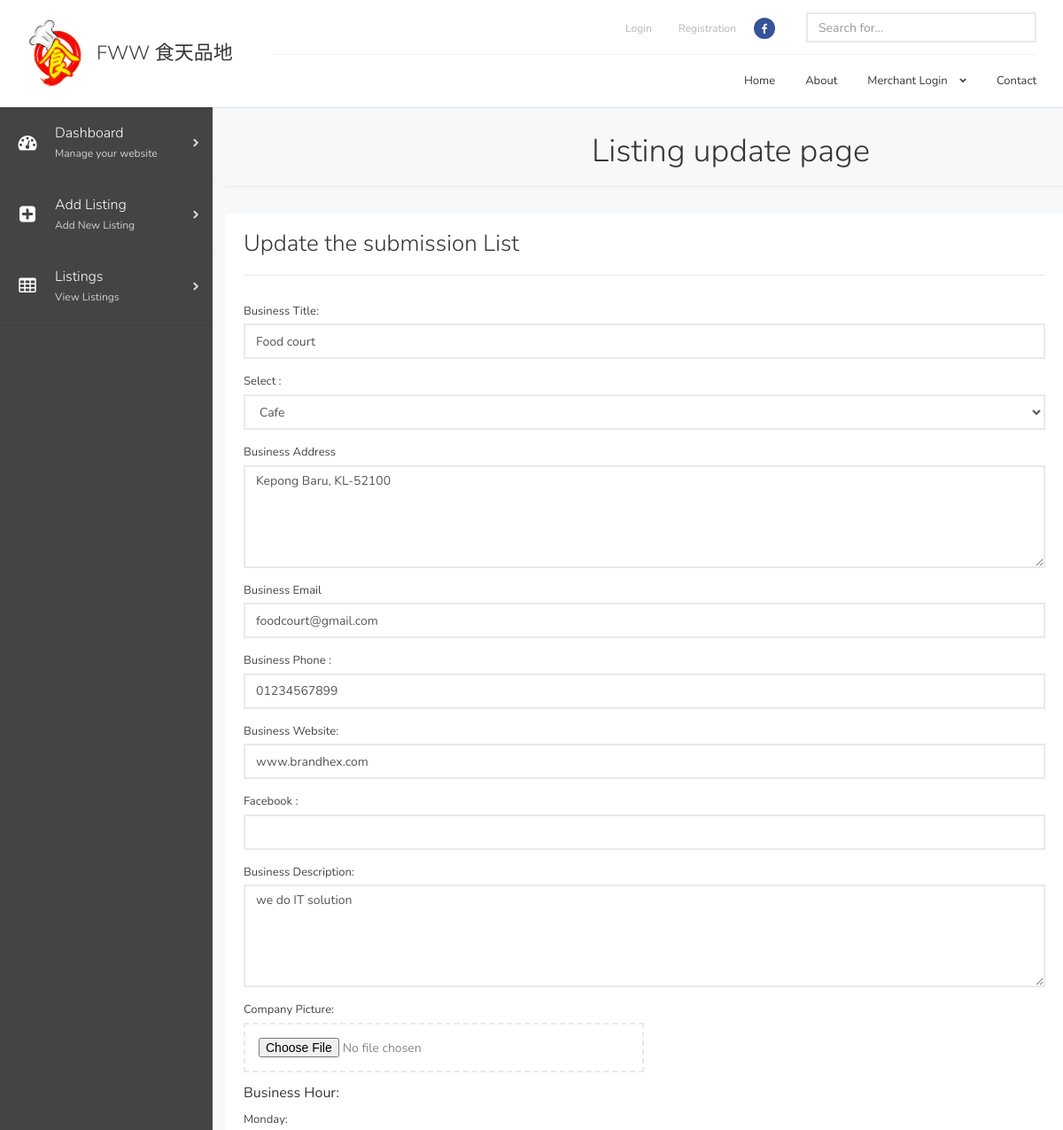
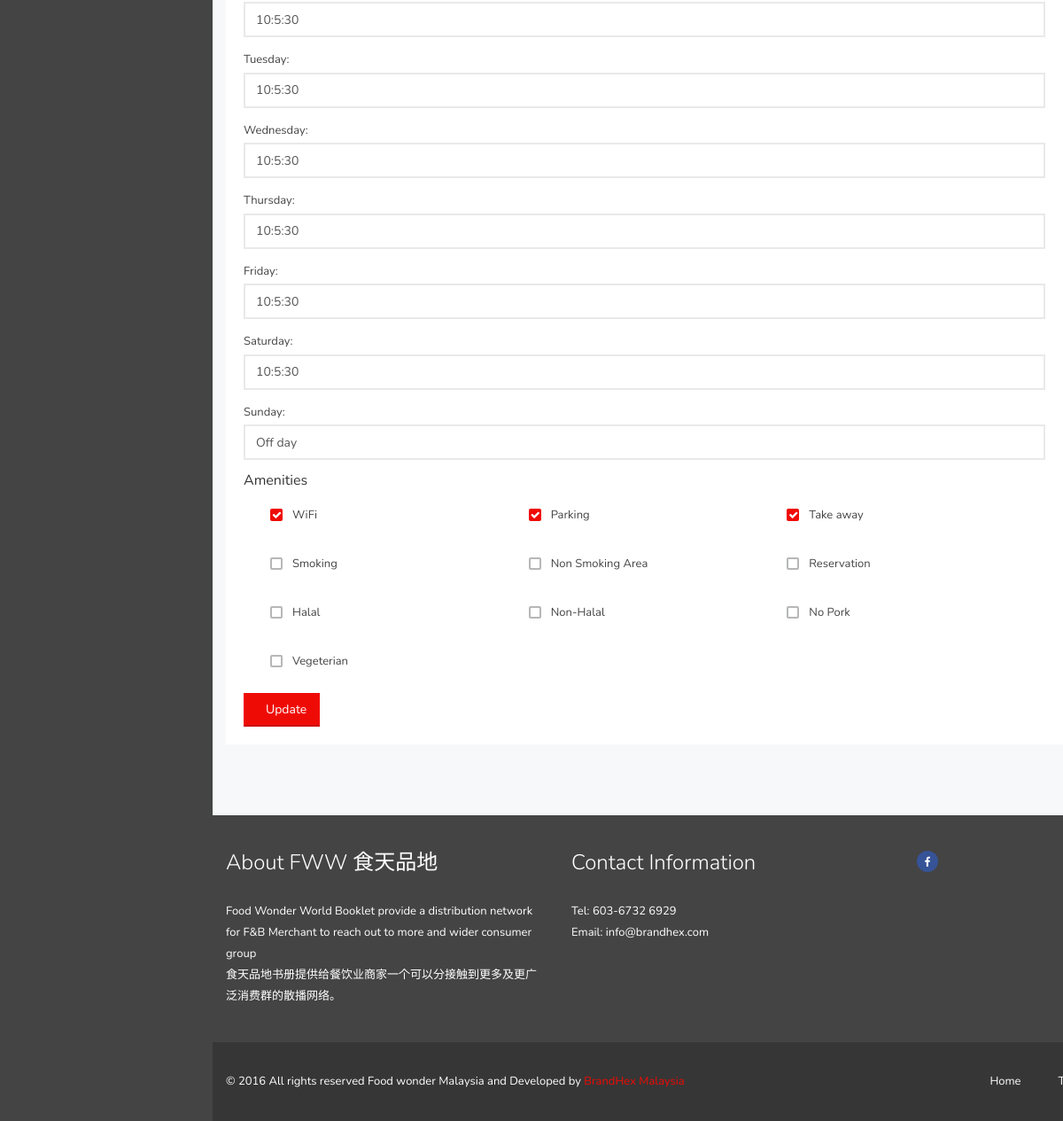
Page /?page=listing-update&id=1 (signed in) on the committed database (2 pictures, top to bottom).
### tables this page shows
CREATE TABLE `db_listing` (
`submission_list_id` int(11) NOT NULL,
  `list_title` text NOT NULL,
  `list_category` text NOT NULL,
  `list_address` text NOT NULL,
  `list_email` text NOT NULL,
  `list_phone` text NOT NULL,
  `list_website` text NOT NULL,
  `list_description` text NOT NULL,
  `company_logo` text NOT NULL,
  `list_hour_mon` text NOT NULL,
  `list_hour_tue` text NOT NULL,
  `list_hour_wed` text NOT NULL,
  `list_hour_thu` text NOT NULL,
  `list_hour_fri` text NOT NULL,
  `list_hour_sat` text NOT NULL,
  `list_hour_sun` text NOT NULL,
  `list_amen_wifi` int(11) NOT NULL,
  `list_amen_parking` int(11) NOT NULL,
  `list_amen_takeaway` int(11) NOT NULL,
  `list_amen_smoking` int(11) NOT NULL,
  `list_amen_nonsmoking` int(11) NOT NULL,
  `list_amen_reservation` int(11) NOT NULL,
  `list_amen_halal` int(11) NOT NULL,
  `list_amen_nonhalal` int(11) NOT NULL,
  `list_amen_nopork` text NOT NULL,
  `list_amen_vegeterian` int(11) NOT NULL,
  `submission_date` date NOT NULL,
  `listing_stat` varchar(1) NOT NULL
);

### common/common.php (called while the page is built, shortened)
<?php
if(isset($_GET["page"])&&!empty($_GET["page"])){
	$page=$_GET["page"];
}
if(isset($_GET["id"])&&!empty($_GET["id"])){
	$id=$_GET["id"];
}
?>

### index.php (called while the page is built, shortened)
<?php include_once("common/common.php"); ?>
<?php include_once("common/htmlheader.php"); ?>
<?php include_once("themes/header.php");?>
<?php include_once("themes/body.php"); ?>
<?php include_once("themes/footer.php") ?>
<?php include_once("common/htmlfooter.php"); ?>

### themes/listing_update.php (the view, shortened to what this page needs)
<?php
$result=mysqli_query($conn,"SELECT * FROM db_listing WHERE submission_list_id=$id");
while($row=mysqli_fetch_array($result)){
?>
<?php include("themes/dashboard-leftbar.php");?>
<div class="content-admin">
<div class="content-admin-wrapper">
<div class="content-admin-main">
    <div class="content-admin-main-inner">
        <div class="container-fluid">
            <div class="row">
                <div class="page-title">
                        <center><h1>Listing update page</h1></center>
                </div>
                    <div class="row">
                        <div class="col-md-10">
                            <div class="background-white p20 mb50">
                                <h2 class="page-title">Update the submission List </h2>
                                <?php include("common/form/listing_update.php"); ?>
                                <form action="" method="POST" enctype="multipart/form-data">
                                    <div class="form-group">
                                        <label for="list_title">Business Title:</label>
                                        <input type="text" class="form-control" id="list_title" name="list_title" value="<?=$row['list_title'];?>">
                                    </div>
                                    <div class="form-group">
                                    <label for="list_category"> Select :</label>
                                    <select class="form-control" id="list_category" name="list_category">
                                        <option value="Cafe" <?php if($row["list_category"]=="Cafe") echo 'selected="selected"'; ?>>Cafe</option>
                                    </select>
                                    </div>
                                    <div class="form-group">
                                        <label for="list_address">Business Address</label>
                                        <textarea class="form-control" rows="5" id="list_address" name="list_address" ><?=$row['list_address']?></textarea>
                                    </div>
                                    <div class="form-group">
                                        <label for="list_email">Business Email</label>
                                        <input type="email" class="form-control" id="list_email" name="list_email" value="<?=$row['list_email'];?>">
                                    </div>
                                    <div class="form-group">
                                        <label for="list_phone">Business Phone :</label>
                                        <input type="text" class="form-control" id="list_phone" name="list_phone" value="<?=$row['list_phone'];?>">
                                    </div>
                                    <div class="form-group">
                                        <label for="list_website">Business Website:</label>
                                        <input type="text" class="form-control" id="list_website" name="list_website" value="<?=$row['list_website']?>">
                                    </div>
                                    <div class="form-group">
                                        <label for="facebook_id">Facebook :</label>
                                        <input type="text" class="form-control" id="facebook_id" name="facebook_id" value="<?=$row['facebook_id']?>">
                                    </div>
                                    <div class="form-group">
                                        <label for="list_description">Business Description:</label>
                                        <textarea class="form-control" rows="5" id="list_description" name="list_description"><?=$row['list_description'];?></textarea>
                                    </div>
                                    <div class="form-group">
                                        <label for="company_logo">Company Picture:</label>
                                        <input type="file" id="company_logo" name="company_logo" placeholder=" company logo">
                                    </div>
                                    <h5>Business Hour:</h5>
                                    <div class="form-group">
                                        <label for="list_hour_mon">Monday:</label>
                                        <input type="text" class="form-control" id="list_hour_mon" name="list_hour_mon" value="<?=$row['list_hour_mon']?>">
                                    </div>
                                    <div class="form-group">
                                        <label for="list_hour_tue">Tuesday:</label>
                                        <input type="text" class="form-control" id="list_hour_tue" name="list_hour_tue" value="<?=$row['list_hour_tue']?>">
                                    </div>
                                    <div class="form-group">
                                        <label for="list_hour_wed">Wednesday:</label>
                                        <input type="text" class="form-control" id="list_hour_wed" name="list_hour_wed" value="<?=$row['list_hour_wed']?>">
                                    </div>
                                    <div class="form-group">
                                        <label for="list_hour_thu">Thursday:</label>
                                        <input type="text" class="form-control" id="list_hour_thu" name="list_hour_thu" value="<?=$row['list_hour_thu']?>">
                                    </div>
                                    <div class="form-group">
                                        <label for="list_hour_fri">Friday:</label>
                                        <input type="text" class="form-control" id="list_hour_fri" name="list_hour_fri" value="<?=$row['list_hour_fri']?>">
                                    </div>
                                    <div class="form-group">
                                        <label for="list_hour_sat">Saturday:</label>
                                        <input type="text" class="form-control" id="list_hour_sat" name="list_hour_sat" value="<?=$row['list_hour_sat']?>">
                                    </div>
                                    <div class="form-group">
                                        <label for="list_hour_sun">Sunday:</label>
                                        <input type="text" class="form-control" id="list_hour_sun" name="list_hour_sun" value="<?=$row['list_hour_sun']?>">
                                    </div>
                                    <h5>Amenities</h5>
                                   <div class="col-md-12">
                                   <div class="form-group col-md-4">
                                        <div class="checkbox">
                                            <input type="checkbox" id="list_amen_wifi" name="list_amen_wifi" <?php if($row['list_amen_wifi']==1){ ?>checked="checked"<? } ?>><label for="list_amen_wifi">WiFi</label>
                                        </div>
                                    </div>
                                    <div class="form-group col-md-4">
                                        <div class="checkbox">
                                            <input type="checkbox" id="list_amen_parking" name="list_amen_parking" <?php if($row["list_amen_parking"]==1){?>checked<?}?> ><label for="list_amen_parking">Parking</label>
                                        </div>
                                      </div>
                                    <div class="form-group col-md-4">
                                        <div class="checkbox">
                                            <input type="checkbox" id="list_amen_takeaway" name="list_amen_takeaway" <?php if($row['list_amen_takeaway']==1){?> checked <?}?>> <label for="list_amen_takeaway">Take away</label>
                                        </div>
                                    </div>
                                    <div class="form-group col-md-4">
                                        <div class="checkbox">
                                            <input type="checkbox" id="list_amen_smoking" name="list_amen_smoking" <?php if($row['list_amen_smoking']==1){?>checked="checked" <?}?>><label for="list_amen_smoking">Smoking</label>
                                        </div>
                                    </div>
                                    <div class="form-group col-md-4">
                                        <div class="checkbox">
                                            <label for="list_amen_nonsmoking">Non Smoking Area </label>
                                        </div>
                                      </div>
                                    <div class="form-group col-md-4">
                                        <div class="checkbox">
                                            <label for="list_amen_reservation">Reservation </label>
                                        </div>
                                    </div>
                                    <div class="form-group col-md-4">
                                        <div class="checkbox">
                                            <input type="checkbox" id="list_amen_halal"  name="list_amen_halal" <?php if($row['list_amen_halal']==1) {?> checked="checked" <?}?>><label for="list_amen_halal">Halal </label>
                                        </div>
                                    </div>
                                    <div class="form-group col-md-4">
                                        <div class="checkbox">
                                            <input type="checkbox" id="list_amen_nonhalal" name="list_amen_nonhalal" <?php if($row['list_amen_nonhalal']==1) {?> checked="checked" <?}?>><label for="list_amen_nonhalal">Non-Halal</label>
                                        </div>
                                      </div>
                                    <div class="form-group col-md-4">
                                        <div class="checkbox">
                                            <input type="checkbox" id="list_amen_nopork"  name="list_amen_nopork" <?php if($row['list_amen_nopork']==1) {?> checked="checked" <?}?>><label for="list_amen_nopork">No Pork</label>
                                        </div>
                                    </div>
                                    <div class="form-group col-md-4">
                                        <div class="checkbox">
                                            <label for="list_amen_vegeterian">Vegeterian</label>
                                        </div>
                                    </div>
                                    </div>
                                   </center><button type="submit" class="btn btn-primary" name="update"><i class=""></i> Update</button></center>
                                </form>
                            </div>
                        </div>
                    </div>
            </div>
        </div>
    </div>
</div>
<?}?>

### themes/dashboard-leftbar.php
<div class="main">
      <div class="outer-admin">
          <div class="wrapper-admin">
              <div class="sidebar-secondary-admin">
                  <ul>
                      <li <?php if($page=='dashboard'){ ?>class="active"<?php } ?>>
                          <a href="/?page=dashboard">
                              <span class="icon"><i class="fa fa-tachometer"></i></span>
                              <span class="title">Dashboard</span>
                              <span class="subtitle">Manage your website</span>
                          </a>
                      </li>
                      <li <?php if($page=='submission_form'){ ?>class="active"<?php } ?>>
                          <a href="/?page=submission_form">
                              <span class="icon"><i class="fa fa-plus-square"></i></span>
                              <span class="title">Add Listing</span>
                              <span class="subtitle"> Add New Listing </span>
                          </a>
                      </li>
                      <li <?php if($page=='admin-listing-row'){ ?>class="active"<?php } ?>>
                          <a href="/?page=admin-listing-row">
                              <span class="icon"><i class="fa fa-table"></i></span>
                              <span class="title">Listings</span> </span>
                              <span class="subtitle"> View Listings </span>
                          </a>
                      </li>
                  </ul>
              </div>

### rows in the picture
db_listing: list_title "Food court", list_category "Cafe", list_address "Kepong Baru, KL-52100", list_email "foodcourt@gmail.com", list_phone "01234567899", list_website "www.brandhex.com", list_description "we do IT solution", list_hour_mon "10:5:30", list_hour_tue "10:5:30", list_hour_wed "10:5:30", list_hour_thu "10:5:30", list_hour_fri "10:5:30", list_hour_sat "10:5:30", list_hour_sun "Off day"
